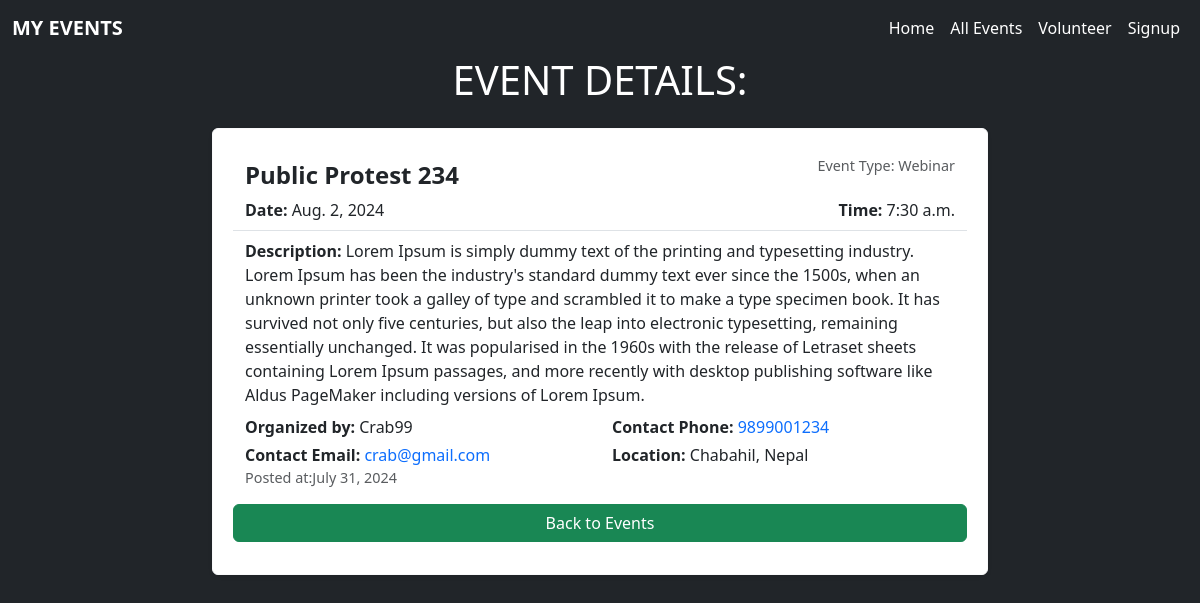
Page /detail_events/4/ on the committed database.
### event/models.py (models this page shows, shortened)
class OrganizeEvent(models.Model):
    EVENT_TYPES = [
        ('conference', 'Conference'),
        ('workshop', 'Workshop'),
        ('seminar', 'Seminar'),
        ('webinar', 'Webinar'),
        ('meet and greet', 'Meet and Greet'),
        ('other', 'Other'),
    ]
    EVENT_STATUS = [
        ('ongoing', 'Ongoing'),
        ('completed', 'Completed'),
        ('discarded', 'Discarded')
    ]
    event_name = models.CharField(max_length= 50, null=False)
    event_date = models.DateField(null= False)
    event_description = models.TextField(max_length=1000, null=False)
    your_name = models.CharField(max_length=30, null=False)
    your_email = models.EmailField(null=False)
    your_phone = models.IntegerField(null = False)
    event_type = models.CharField(max_length=20, choices=EVENT_TYPES, null=False)
    event_time = models.TimeField(null=False)
    user = models.ForeignKey(User, on_delete=models.CASCADE)
    created_at = models.DateTimeField(auto_now_add=True)
    location = models.CharField(max_length=50, blank=False)
    status = models.CharField(max_length=20, choices=EVENT_STATUS, null=False)

### event/views.py (the view)
# urls.py: path('detail_events/<int:id>/', browse_detail_event, name='detail_events'),
def browse_detail_event(request, id):
    detail_data = get_object_or_404(OrganizeEvent, pk=id)
    context = {
        'detail_data':detail_data
    }
    return render(request, "detail_event.html", context)

### event/templates/detail_event.html
{% load static %}
{% include "base.html" %}
{% block content %}
<link rel="stylesheet" href="{% static 'css/detail_event.css' %}">
<div class="container mb-5">
    <h1 class="mb-4 text-center">EVENT DETAILS:</h1>
    <div class="card border-light shadow-sm">
        <div class="card-body">
            <div class="row">
                <div class="col-md-6">
                    <h5 class="card-title">{{ detail_data.event_name }}</h5>
                </div>
                <div class="col-md-6 text-md-end">
                    <h6 class="card-subtitle mb-2 text-muted">Event Type: {{ detail_data.event_type|capfirst }}</h6>
                </div>
            </div>
            <div class="row border-bottom">
                <div class="col-md-6">
                    <p class="card-text mb-2"><strong>Date:</strong> {{ detail_data.event_date }}</p>
                </div>
                <div class="col-md-6 text-md-end">
                    <p class="card-text mb-2"><strong>Time:</strong> {{ detail_data.event_time }}</p>
                </div>
            </div>
            <p class="card-text mt-2 mb-2"><strong>Description:</strong> {{ detail_data.event_description }}</p>
            <div class="row">
            <div class="col-md-6">
                <p class="card-text mb-1"><strong>Organized by:</strong> {{ detail_data.your_name }}</p>
                <p class="card-text mb-1"><strong>Contact Email:</strong> <a href="mailto:{{ detail_data.your_email }}">{{ detail_data.your_email }}</a></p>
            </div>
            <div class="col-md-6">
                <p class="card-text mb-1"><strong>Contact Phone:</strong> <a href="tel:{{ detail_data.your_phone }}">{{ detail_data.your_phone }}</a></p>
                <p class="card-text mb-1"><strong>Location:</strong> {{ detail_data.location }}</p>
            </div>
                <p class="card-subtitle mb-3 text-muted">Posted at:{{ detail_data.created_at | date:"F j, Y" }}</a></p>
                <a href="{% url 'all_events' %}" class="btn btn-success">Back to Events</a>
            </div>
    </div>
</div>
{% endblock %}

### event/static/css/base.css (style rules this page uses)
body { background-color: rgb(33, 37, 41) !important; color: #ffffff !important; }

### event/static/css/detail_event.css (style rules this page uses)
.card { border: 1px solid #ddd; }
.card-body { padding: 2rem; }
.card-title { font-size: 1.5rem; font-weight: bold; }
.card-subtitle { font-size: 0.9rem; font-weight: 500; }
.card-text { font-size: 1rem; line-height: 1.5; }
.card-text a { text-decoration: none; }
.container { max-width: 800px; }

### rows in the picture
OrganizeEvent: event_name "Public Protest 234", event_type "Webinar", event_date "Aug. 2, 2024", event_time "7:30 a.m.", event_description "Lorem Ipsum is simply dummy text of the printing and typesetting industry. Lorem Ipsum has been the industry's standard dummy text ever since the 1500s, when an unknown printer took a galley of type and scrambled it to make a type specimen book. It has survived not only five centuries, but also the leap into electronic typesetting, remaining essentially unchanged. It was popularised in the 1960s with the release of Letraset sheets containing Lorem Ipsum passages, and more recently with desktop publishing software like Aldus PageMaker including versions of Lorem Ipsum.", your_name "Crab99", your_email "crab@gmail.com", your_phone "9899001234", location "Chabahil, Nepal", created_at "July 31, 2024"
